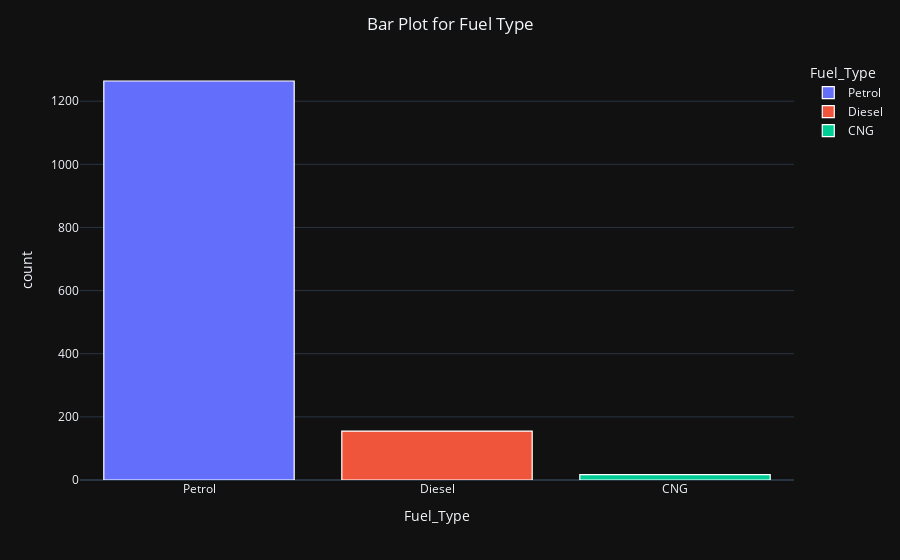

Notebook code cell kept with this figure:
### Code cell
fig = px.bar(fuel_type,x='Fuel_Type',y='count',template='plotly_dark',color='Fuel_Type') #Ploting the bar plot for fuel type column
fig.update_traces(marker_line_color='white',marker_line_width=1.2)
fig.update_layout(title='Bar Plot for Fuel Type',title_x=0.5)
fig.show()

### Figure 1 — Plotly figure (JSON) as saved in the notebook; plotly's stock layout.template omitted (floating-point values rounded to 4 significant figures)
{"data": [{"alignmentgroup": "True", "hovertemplate": "Fuel_Type=%{x}<br>count=%{y}<extra></extra>", "legendgroup": "Petrol", "marker": {"color": "#636efa", "line": {"color": "white", "width": 1.2}, "pattern": {"shape": ""}}, "name": "Petrol", "offsetgroup": "Petrol", "orientation": "v", "showlegend": true, "textposition": "auto", "type": "bar", "x": ["Petrol"], "xaxis": "x", "y": [1264], "yaxis": "y"}, {"alignmentgroup": "True", "hovertemplate": "Fuel_Type=%{x}<br>count=%{y}<extra></extra>", "legendgroup": "Diesel", "marker": {"color": "#EF553B", "line": {"color": "white", "width": 1.2}, "pattern": {"shape": ""}}, "name": "Diesel", "offsetgroup": "Diesel", "orientation": "v", "showlegend": true, "textposition": "auto", "type": "bar", "x": ["Diesel"], "xaxis": "x", "y": [155], "yaxis": "y"}, {"alignmentgroup": "True", "hovertemplate": "Fuel_Type=%{x}<br>count=%{y}<extra></extra>", "legendgroup": "CNG", "marker": {"color": "#00cc96", "line": {"color": "white", "width": 1.2}, "pattern": {"shape": ""}}, "name": "CNG", "offsetgroup": "CNG", "orientation": "v", "showlegend": true, "textposition": "auto", "type": "bar", "x": ["CNG"], "xaxis": "x", "y": [17], "yaxis": "y"}], "layout": {"autosize": true, "barmode": "relative", "legend": {"title": {"text": "Fuel_Type"}, "tracegroupgap": 0}, "margin": {"t": 60}, "title": {"text": "Bar Plot for Fuel Type", "x": 0.5}, "xaxis": {"anchor": "y", "autorange": true, "categoryarray": ["Petrol", "Diesel", "CNG"], "categoryorder": "array", "domain": [0, 1], "range": [-0.5, 2.5], "title": {"text": "Fuel_Type"}, "type": "category"}, "yaxis": {"anchor": "x", "autorange": true, "domain": [0, 1], "range": [0, 1331.0], "title": {"text": "count"}, "type": "linear"}}}
